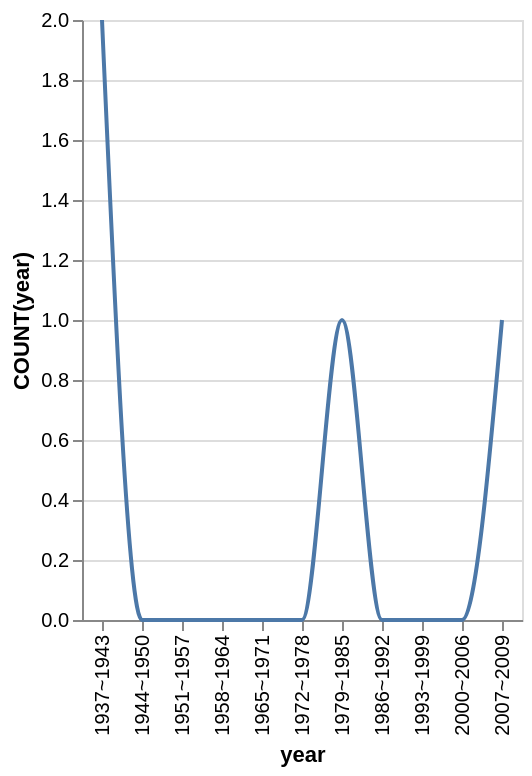

Write the Vega-Lite specification saved for this chart.
### Vega-Lite specification from a JSON file in a GitHub repository (floating-point values rounded to 4 significant figures)
{"data": {"values": [{"x_data": "1937~1943", "y_data": 2}, {"x_data": "1944~1950", "y_data": 0}, {"x_data": "1951~1957", "y_data": 0}, {"x_data": "1958~1964", "y_data": 0}, {"x_data": "1965~1971", "y_data": 0}, {"x_data": "1972~1978", "y_data": 0}, {"x_data": "1979~1985", "y_data": 1}, {"x_data": "1986~1992", "y_data": 0}, {"x_data": "1993~1999", "y_data": 0}, {"x_data": "2000~2006", "y_data": 0}, {"x_data": "2007~2009", "y_data": 1}]}, "mark": {"type": "line", "interpolate": "monotone"}, "encoding": {"x": {"field": "x_data", "type": "nominal", "title": "year", "sort": "ascending"}, "y": {"field": "y_data", "type": "quantitative", "title": "COUNT(year)"}}}
